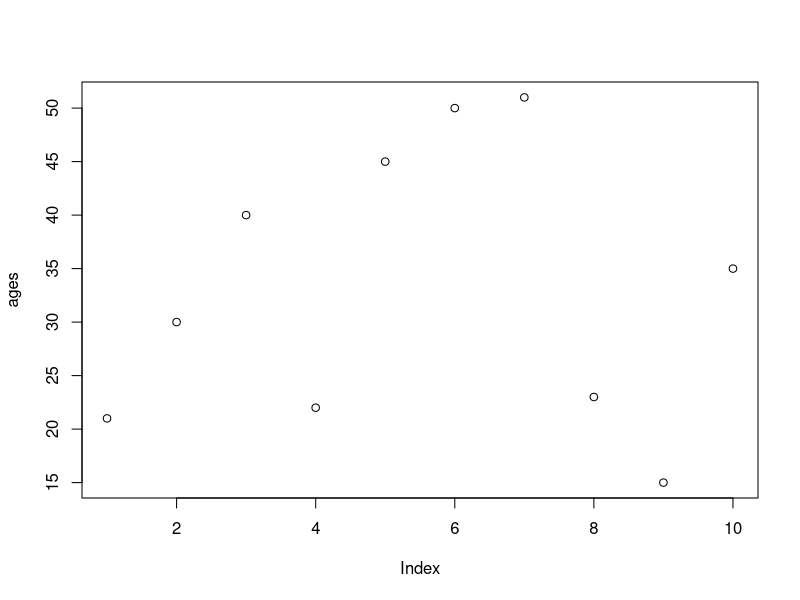
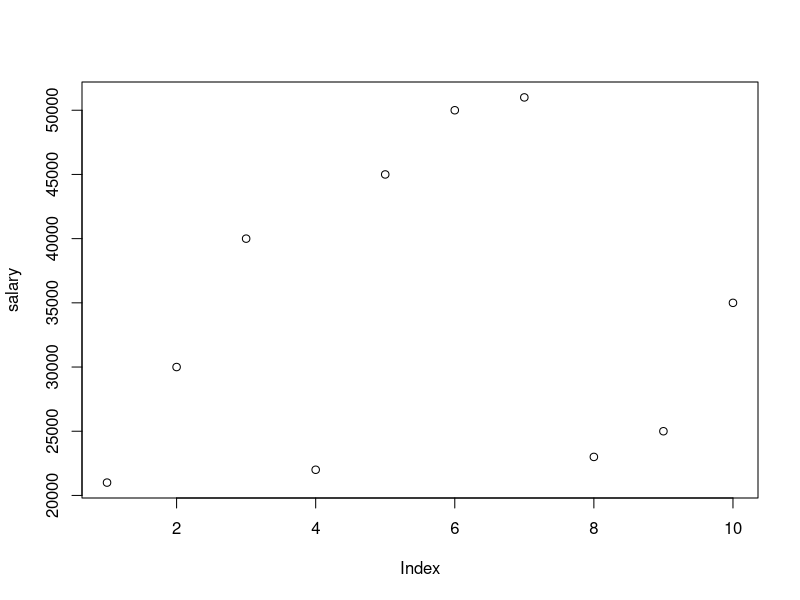
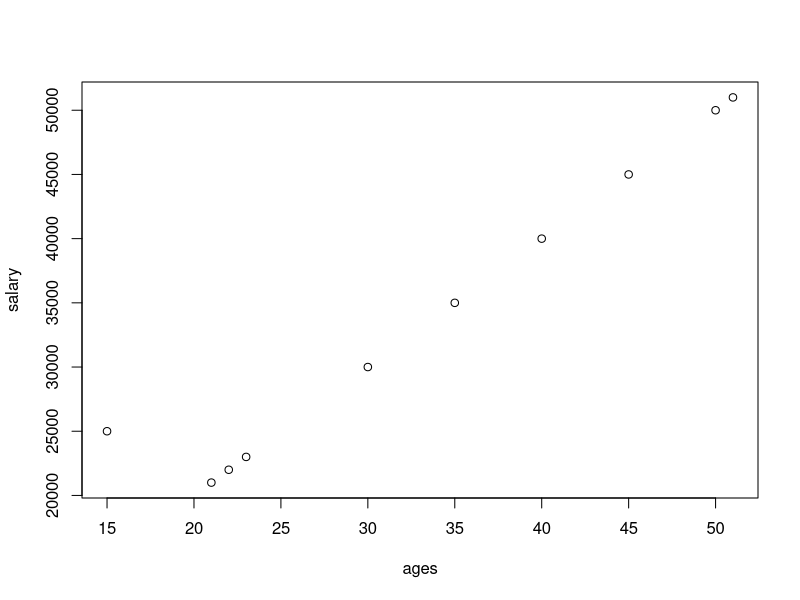
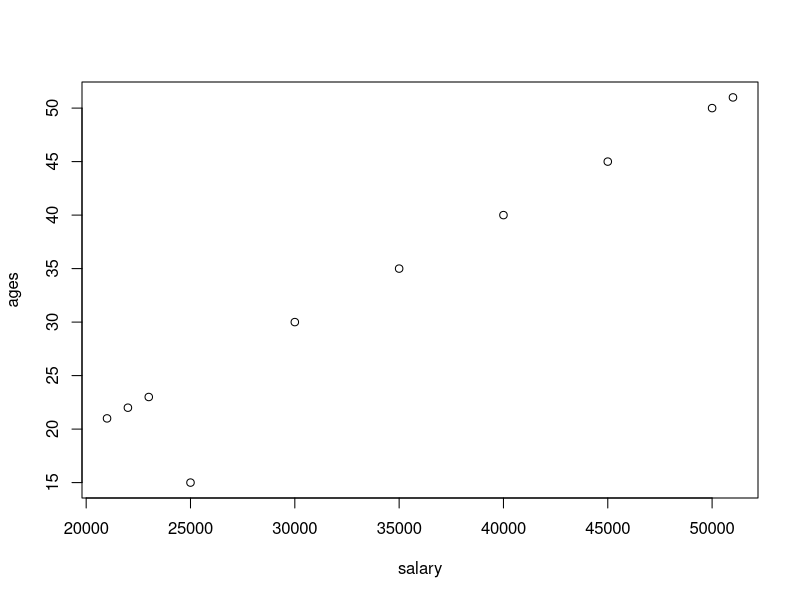
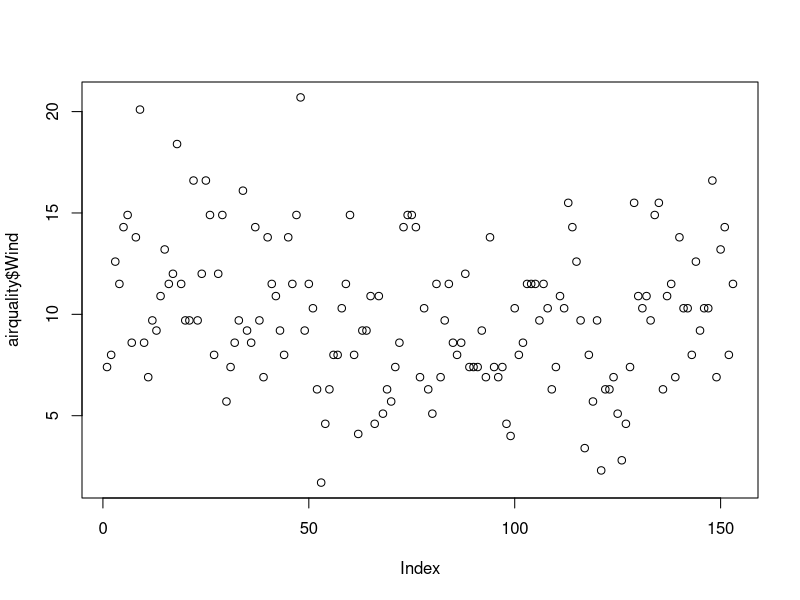
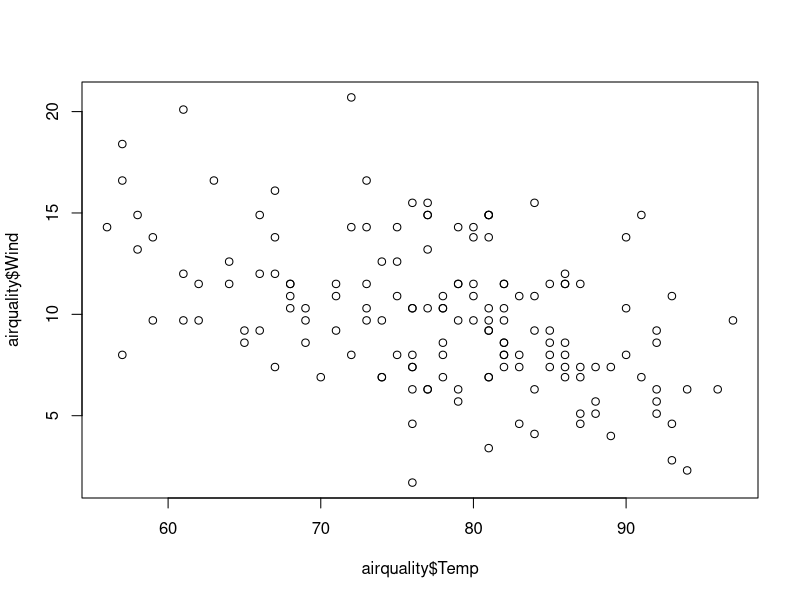
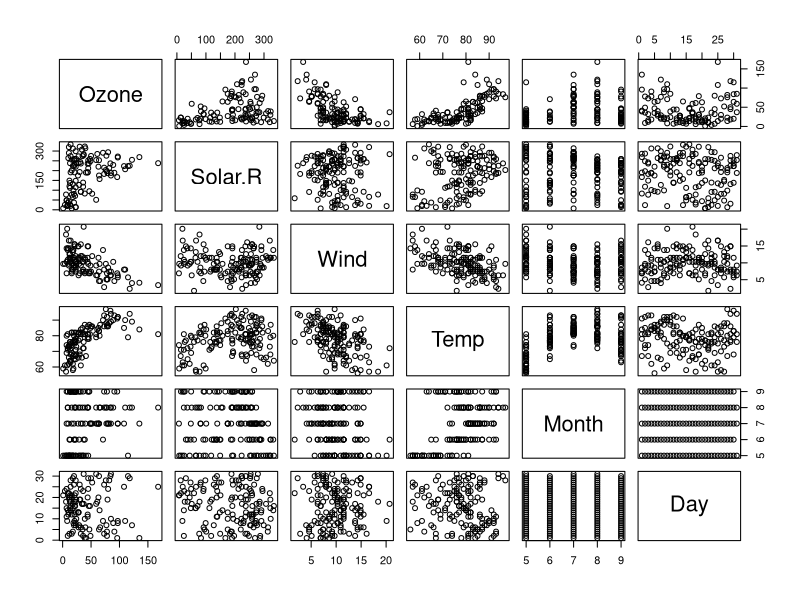
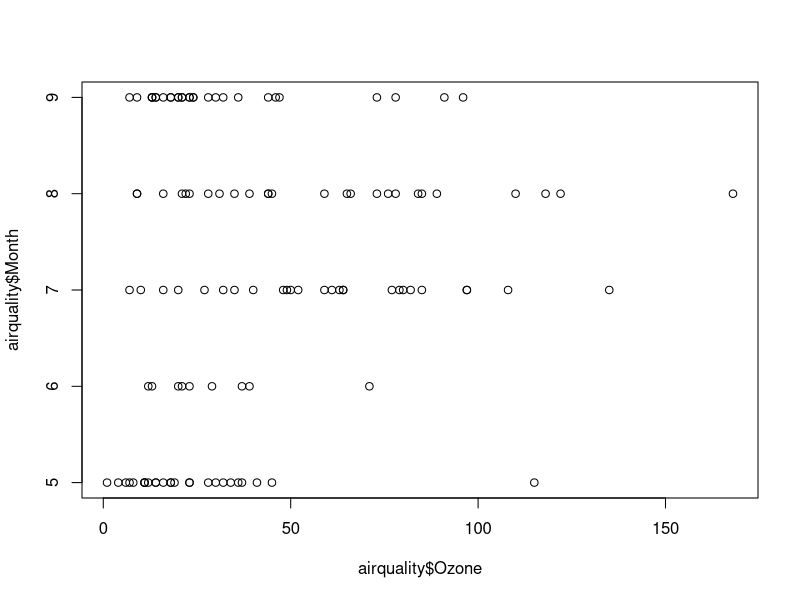

Write R code to recreate these figures, in order.
#visualization using R
ages = c(21,30,40,22,45,50,51,23,15,35)
plot(ages)

salary = c(21000,30000,40000,22000,45000,50000,51000,23000,25000,35000)
plot(salary)

plot(ages,salary)
plot(salary,ages)
help(plot)

airquality = datasets::airquality
View(airquality)
head(airquality)
tail(airquality)
names(airquality)
dim(airquality)
airquality[c(1,4)]
df=airquality[,-6]
df
summary(airquality[,1])
summary(airquality$Temp)
airquality$Wind
summary(airquality$Wind)

#visualization
plot(airquality$Wind)
plot(airquality$Temp,airquality$Wind,type="p")
plot(airquality)
help(plot)
plot(airquality$Ozone,airquality$Month)
plot(airquality$Month,airquality$Ozone)

#points and lines
plot(airquality$Wind, type="p")
plot(airquality$Wind, type="l")
plot(airquality$Wind, type="b")

plot(airquality$Wind,
     xlab = 'Ozon concentration',
     ylab = 'no of instances',
     main = 'ozon level in ny city',
     col = 'red',
     type='l')
plot(airquality$Ozone,col='yellow')
plot(airquality ,col='purple')

